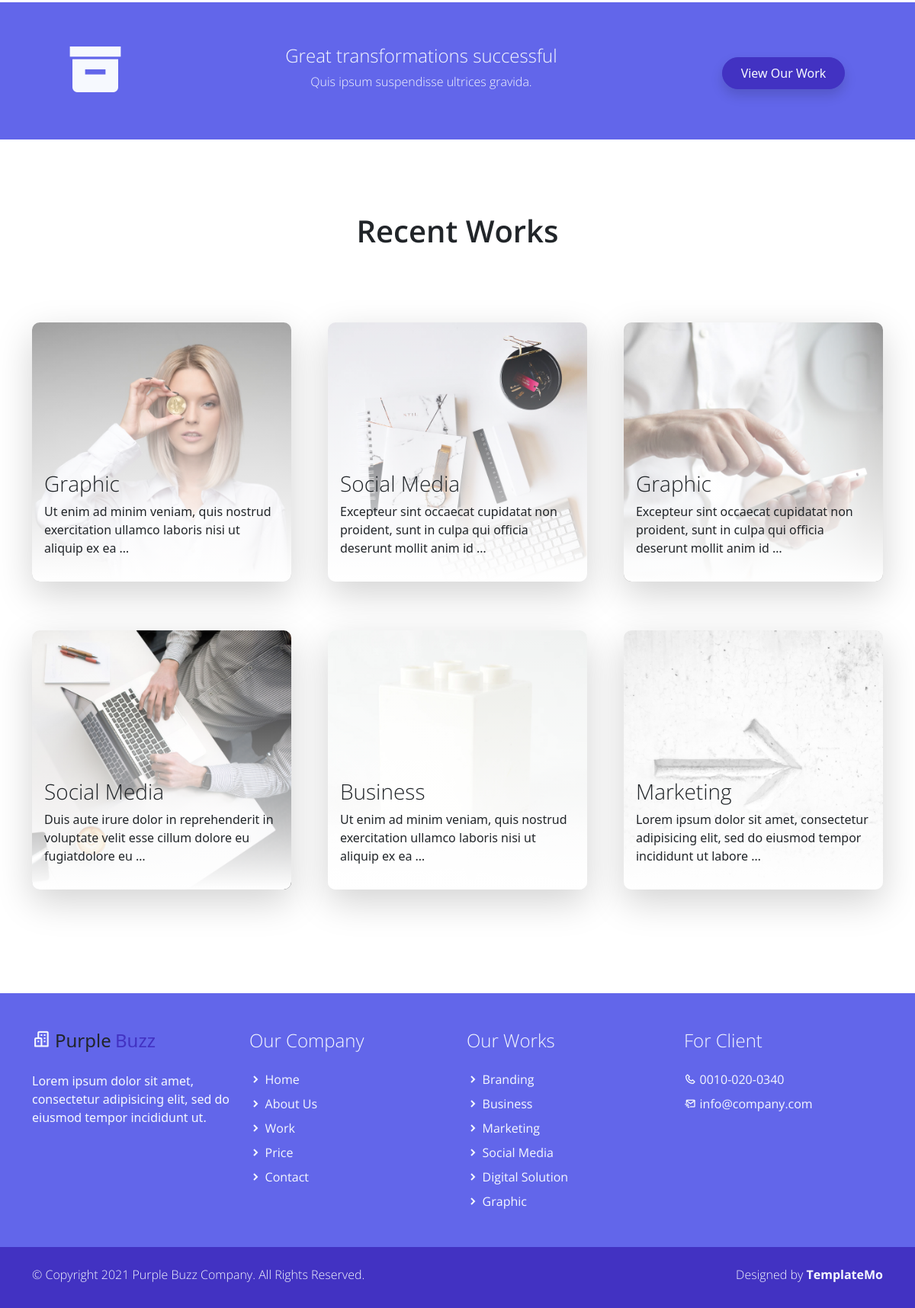
Before: / (lower part) with the older database file.
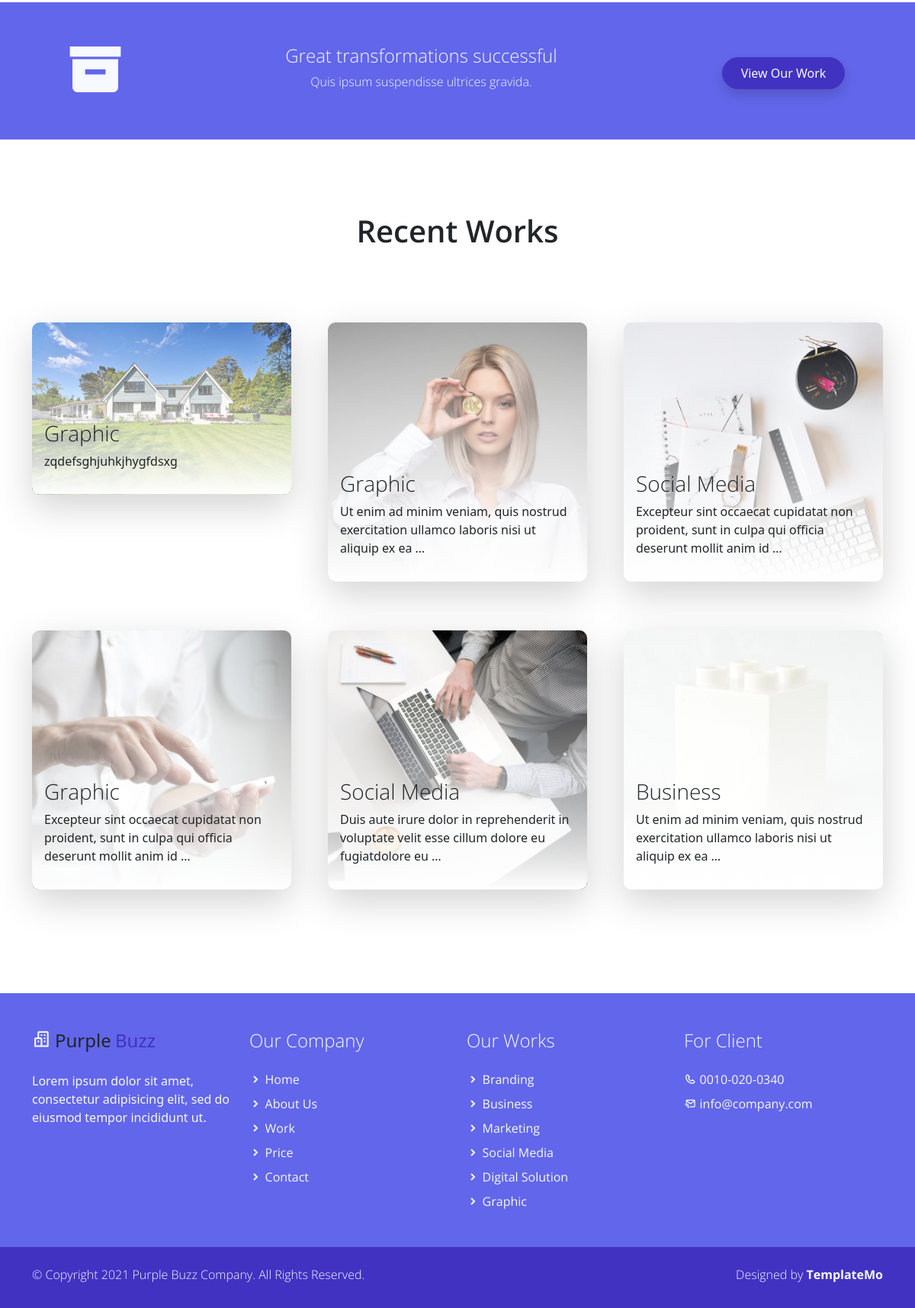
After: the same page with the newer database file.
### portfolioapp/models.py (models this page shows, shortened)
class Work(Convention):
    title = models.CharField(max_length=250)
    description = models.TextField()
    categorie = models.ForeignKey("CategorieWork", on_delete=models.CASCADE, related_name="categorie_work")
    image = models.FileField(upload_to='image_work')
    class Meta:
        verbose_name = 'Work'
        verbose_name_plural = 'Works'

class CategorieWork(Convention):
    name = models.CharField(max_length=250)
    class Meta:
        verbose_name = 'CategorieWork'
        verbose_name_plural = 'CategorieWorks'
    def __str__(self):
        return self.name

### sitewebapp/views.py (the view)
# urls.py: path('', views.index, name='index'),
def index(request):
    socials = models_contact.Social.objects.filter(status=True)
    services = models.Service.objects.filter(status=True).first()
    sites = models.Website.objects.filter(status=True).first()
    sliders = models.Slider.objects.filter(status=True)
    works = models_portfolio.Work.objects.filter(status=True).order_by('-date_add')[:6]
    return render(request, 'index.html', locals())

### templates/index.html (shortened to what this page needs)
 {% extends 'base/base.html'%}
 {% load static %}
 {% block content %}
    <section class="bg-secondary">
        <div class="container py-5">
            <div class="row d-flex justify-content-center text-center">
                <div class="col-lg-2 col-12 text-light align-items-center">
                    <i class='display-1 bx bxs-box bx-lg'></i>
                </div>
                <div class="col-lg-7 col-12 text-light pt-2">
                    <h3 class="h4 light-300">Great transformations successful</h3>
                    <p class="light-300">Quis ipsum suspendisse ultrices gravida.</p>
                </div>
                <div class="col-lg-3 col-12 pt-4">
                    <a href="#" class="btn btn-primary rounded-pill btn-block shadow px-4 py-2">View Our Work</a>
                </div>
            </div>
        </div>
    </section>
    <section class="py-5 mb-5">
        <div class="container">
            <div class="recent-work-header row text-center pb-5">
                <h2 class="col-md-6 m-auto h2 semi-bold-600 py-5">Recent Works</h2>
            </div>
            <div class="row gy-5 g-lg-5 mb-4">
                {% for work in works%}
                <div class="col-md-4 mb-3">
                    <a href="{% url 'work_single' work.id %}" class="recent-work card border-0 shadow-lg overflow-hidden">
                        <img class="recent-work-img card-img" src="{{work.image.url}}" alt="Card image">
                        <div class="recent-work-vertical card-img-overlay d-flex align-items-end">
                            <div class="recent-work-content text-start mb-3 ml-3 text-dark">
                                <h3 class="card-title light-300">{{work.categorie}}</h3>
                                <p class="card-text">{{work.description |truncatewords:15}}</p>
                            </div>
                        </div>
                    </a>
                </div>
                {% endfor %}
            </div>
        </div>
    </section>
{% endblock %}

Changed rows visible on the page:
no longer on this page (row unchanged): Work: image (picture), categorie "Marketing", description "Lorem ipsum dolor sit amet, consectetur adipisicing elit, sed do eiusmod tempor incididunt ut labore …"
added Work: image (picture), categorie "Graphic", description "zqdefsghjuhkjhygfdsxg"
